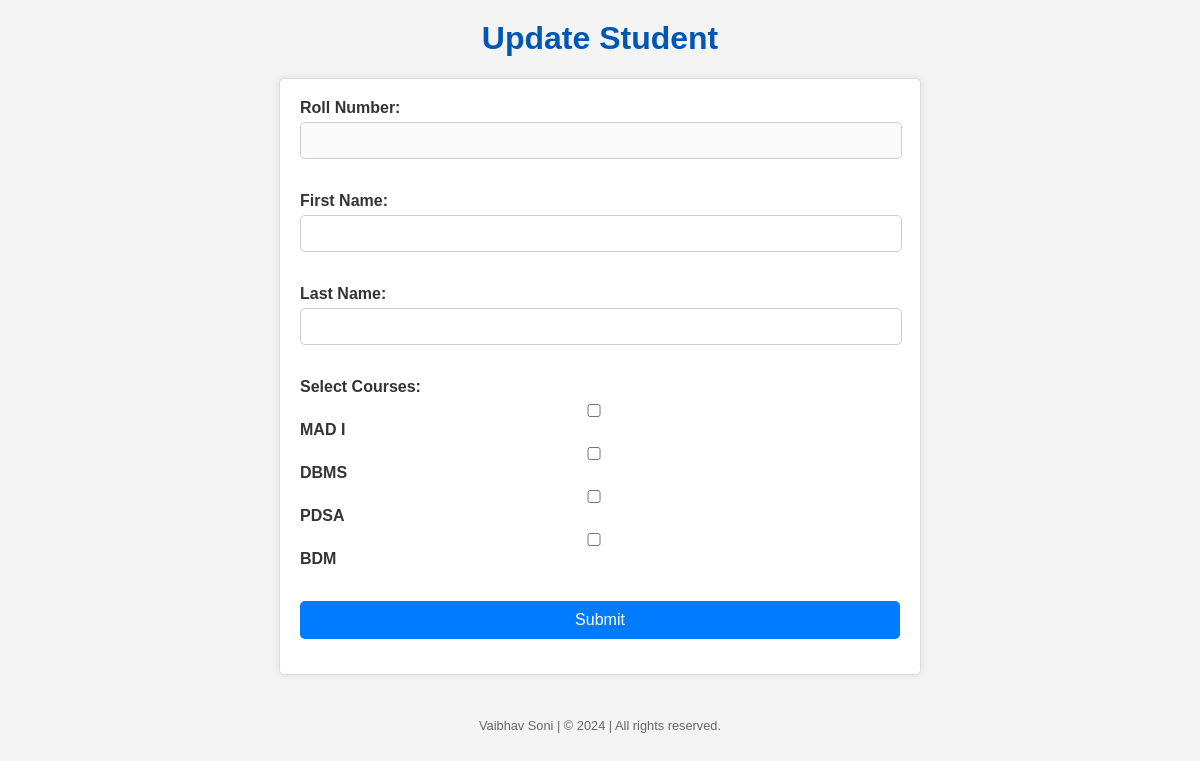
The page /student/21/update on the database as committed earlier.
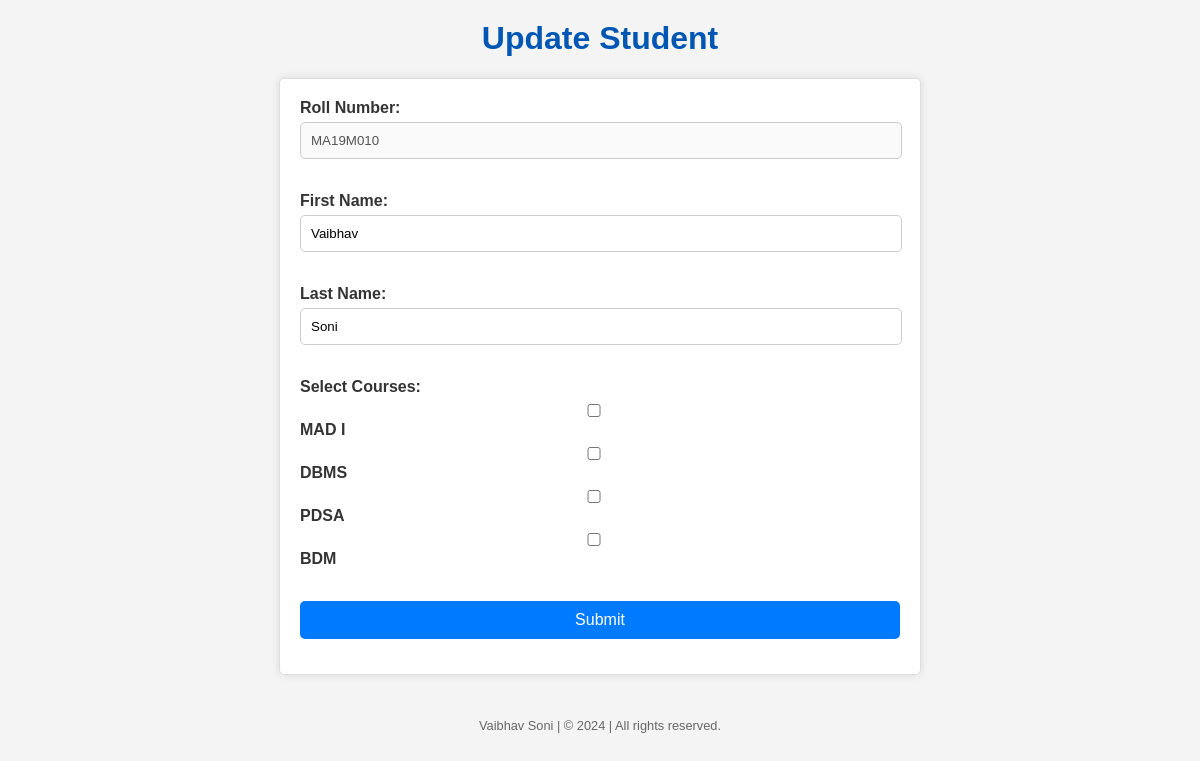
The same page on the database as committed later.
### app.py (models this page shows)
class Student(db.Model):
    __tablename__='student'
    student_id = db.Column(db.Integer, primary_key=True, autoincrement = True)
    roll_number = db.Column(db.String, unique=True, nullable=False)
    first_name = db.Column(db.String, nullable=False)
    last_name = db.Column(db.String)

### app.py (the view, shortened to what this page needs)
@app.route("/student/<int:student_id>/update", methods=["GET","POST"])
def updater(student_id):
    stu = Student.query.filter_by(student_id=student_id).first()
    return render_template("update.html",student=stu)

### templates/update.html (shortened to what this page needs)
<!DOCTYPE html>
<html lang="en">
<head>
    <link rel="stylesheet" href="{{ url_for('static', filename='css/style.css') }}">
</head>
<body>
    <h1>Update Student</h1>
    <form action="/student/{{ student.student_id }}/update" method="POST" id="update-form">
        <div>
            <label>Roll Number:</label>
            <input type="text" name="roll" value="{{ student.roll_number }}" disabled />
        </div>
        <br>
        <div>
            <label>First Name:</label>
            <input type="text" name="f_name" value="{{ student.first_name }}" required />
        </div>
        <br>
        <div>
            <label>Last Name:</label>
            <input type="text" name="l_name" value="{{ student.last_name }}"/>
        </div>
        <br>
        <div>
            <label>Select Courses: </label>
            <input type="checkbox" name="courses" value="course_1" />
            <label>MAD I</label>
            <input type="checkbox" name="courses" value="course_2" />
            <label>DBMS</label>
            <input type="checkbox" name="courses" value="course_3" />
            <label>PDSA</label>
            <input type="checkbox" name="courses" value="course_4" />
            <label>BDM</label>
        </div>
        <br>
        <div>
            <input type="submit" value = "Submit">
        </div>
    </form>
    <footer>
        <p>Vaibhav Soni | &copy; 2024 | All rights reserved.</p>
    </footer>
</body>
</html>

Rows that differ between the two databases and show on the page:
added Student: roll "MA19M010", f_name "Vaibhav", l_name "Soni"
